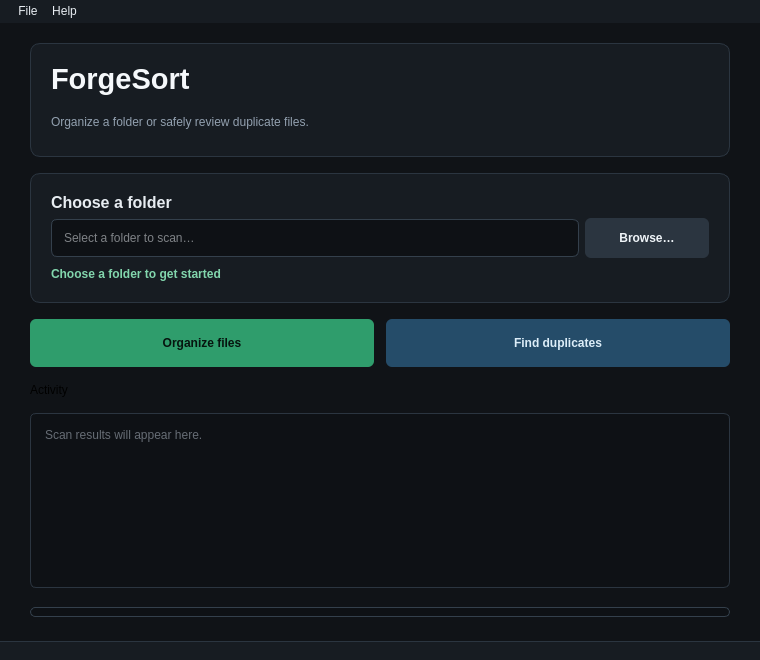
<?xml version="1.0" encoding="UTF-8"?>
<ui version="4.0">
 <class>ForgeSortMainWindow</class>
 <widget class="QMainWindow" name="ForgeSortMainWindow">
  <property name="geometry"><rect><x>0</x><y>0</y><width>760</width><height>660</height></rect></property>
  <property name="minimumSize"><size><width>640</width><height>480</height></size></property>
  <property name="windowTitle"><string>ForgeSort</string></property>
  <property name="styleSheet"><string notr="true">QMainWindow { background: #101317; color: #e8edf2; font-family: &quot;Segoe UI&quot;; font-size: 10pt; }
QWidget#centralwidget { background: #101317; }
QLabel { background: transparent; }
QFrame#header { background: #171c22; border: 1px solid #2b3540; border-radius: 10px; min-height: 112px; max-height: 112px; }
QLabel#appTitle { font-size: 22pt; font-weight: 700; color: #f5f8fb; }
QLabel#subtitle { color: #92a0af; }
QLabel#sectionTitle { font-size: 12pt; font-weight: 600; color: #e8edf2; }
QLabel#resultLabel { color: #82d6ad; font-weight: 600; }
QFrame#card { background: #171c22; border: 1px solid #2b3540; border-radius: 10px; min-height: 128px; }
QLineEdit { background: #0e1115; border: 1px solid #34404c; border-radius: 6px; min-height: 20px; padding: 8px 10px; color: #eff4f8; selection-background-color: #286c58; }
QLineEdit:focus { border: 1px solid #4bbf8a; }
QPushButton { border: 0; border-radius: 6px; padding: 10px 16px; font-weight: 600; background: #2b3540; color: #eff4f8; }
QPushButton:hover { background: #394655; }
QPushButton#organizeButton { background: #2f9d6c; color: #06140e; }
QPushButton#organizeButton:hover { background: #48bd88; }
QPushButton#duplicatesButton { background: #254c69; color: #dcedf8; }
QPushButton#duplicatesButton:hover { background: #32668d; }
QPushButton#browseButton { min-width: 92px; min-height: 20px; }
QTextEdit { background: #0e1115; border: 1px solid #2b3540; border-radius: 6px; padding: 10px; color: #bdc8d3; }
QProgressBar { background: #0e1115; border: 1px solid #34404c; border-radius: 5px; min-height: 8px; max-height: 8px; text-align: center; color: transparent; }
QProgressBar::chunk { background: #2f9d6c; border-radius: 4px; }</string></property>
  <widget class="QWidget" name="centralwidget">
   <layout class="QVBoxLayout" name="rootLayout">
    <property name="spacing"><number>16</number></property><property name="leftMargin"><number>30</number></property><property name="topMargin"><number>20</number></property><property name="rightMargin"><number>30</number></property><property name="bottomMargin"><number>24</number></property>
    <item><widget class="QFrame" name="header"><property name="minimumSize"><size><width>0</width><height>112</height></size></property><property name="frameShape"><enum>QFrame::StyledPanel</enum></property><layout class="QVBoxLayout" name="headerLayout"><property name="leftMargin"><number>20</number></property><property name="topMargin"><number>16</number></property><property name="bottomMargin"><number>16</number></property><item><widget class="QLabel" name="appTitle"><property name="text"><string>ForgeSort</string></property></widget></item><item><widget class="QLabel" name="subtitle"><property name="text"><string>Organize a folder or safely review duplicate files.</string></property></widget></item></layout></widget></item>
    <item><widget class="QFrame" name="card"><property name="frameShape"><enum>QFrame::StyledPanel</enum></property><layout class="QVBoxLayout" name="folderCardLayout"><property name="leftMargin"><number>20</number></property><property name="topMargin"><number>18</number></property><property name="rightMargin"><number>20</number></property><property name="bottomMargin"><number>18</number></property><item><widget class="QLabel" name="sectionTitle"><property name="text"><string>Choose a folder</string></property></widget></item><item><layout class="QHBoxLayout" name="pathLayout"><item><widget class="QLineEdit" name="pathInput"><property name="placeholderText"><string>Select a folder to scan…</string></property><property name="clearButtonEnabled"><bool>true</bool></property></widget></item><item><widget class="QPushButton" name="browseButton"><property name="text"><string>Browse…</string></property></widget></item></layout></item><item><widget class="QLabel" name="resultLabel"><property name="text"><string>Choose a folder to get started</string></property></widget></item></layout></widget></item>
    <item><layout class="QHBoxLayout" name="actionsLayout"><property name="spacing"><number>12</number></property><item><widget class="QPushButton" name="organizeButton"><property name="minimumSize"><size><width>0</width><height>48</height></size></property><property name="text"><string>Organize files</string></property><property name="toolTip"><string>Move top-level files into category folders</string></property></widget></item><item><widget class="QPushButton" name="duplicatesButton"><property name="minimumSize"><size><width>0</width><height>48</height></size></property><property name="text"><string>Find duplicates</string></property><property name="toolTip"><string>Report matching top-level files without deleting them</string></property></widget></item></layout></item>
    <item><widget class="QLabel" name="sectionTitle_2"><property name="text"><string>Activity</string></property></widget></item>
    <item><widget class="QTextEdit" name="activityLog"><property name="minimumSize"><size><width>0</width><height>140</height></size></property><property name="readOnly"><bool>true</bool></property><property name="placeholderText"><string>Scan results will appear here.</string></property></widget></item>
    <item><spacer name="bottomSpacer"><property name="orientation"><enum>Qt::Vertical</enum></property><property name="sizeType"><enum>QSizePolicy::Expanding</enum></property><property name="sizeHint" stdset="0"><size><width>20</width><height>20</height></size></property></spacer></item>
    <item><widget class="QProgressBar" name="progressBar"><property name="minimum"><number>0</number></property><property name="maximum"><number>100</number></property><property name="value"><number>0</number></property><property name="textVisible"><bool>false</bool></property></widget></item>
   </layout>
  </widget>
  <widget class="QMenuBar" name="menubar">
   <property name="geometry"><rect><x>0</x><y>0</y><width>760</width><height>24</height></rect></property>
   <property name="styleSheet"><string notr="true">QMenuBar { background: #171c22; color: #e8edf2; padding: 2px 8px; } QMenuBar::item:selected, QMenu::item:selected { background: #2b3540; } QMenu { background: #171c22; color: #e8edf2; border: 1px solid #34404c; padding: 4px; }</string></property>
   <widget class="QMenu" name="menuFile"><property name="title"><string>File</string></property><addaction name="actionPreferences"/></widget>
   <widget class="QMenu" name="menuHelp"><property name="title"><string>Help</string></property><addaction name="actionAbout"/><addaction name="actionCheckUpdates"/><addaction name="separator"/><addaction name="actionReportBugs"/></widget>
   <addaction name="menuFile"/><addaction name="menuHelp"/>
  </widget>
  <widget class="QStatusBar" name="statusbar"><property name="styleSheet"><string notr="true">QStatusBar { background: #171c22; color: #92a0af; border-top: 1px solid #2b3540; } QStatusBar::item { border: none; }</string></property><property name="sizeGripEnabled"><bool>false</bool></property></widget>
  <action name="actionPreferences"><property name="text"><string>Preferences</string></property></action>
  <action name="actionAbout"><property name="text"><string>About</string></property></action>
  <action name="actionCheckUpdates"><property name="text"><string>Check for updates</string></property></action>
  <action name="actionReportBugs"><property name="text"><string>Report Bugs</string></property></action>
 </widget>
 <resources/><connections/>
</ui>
